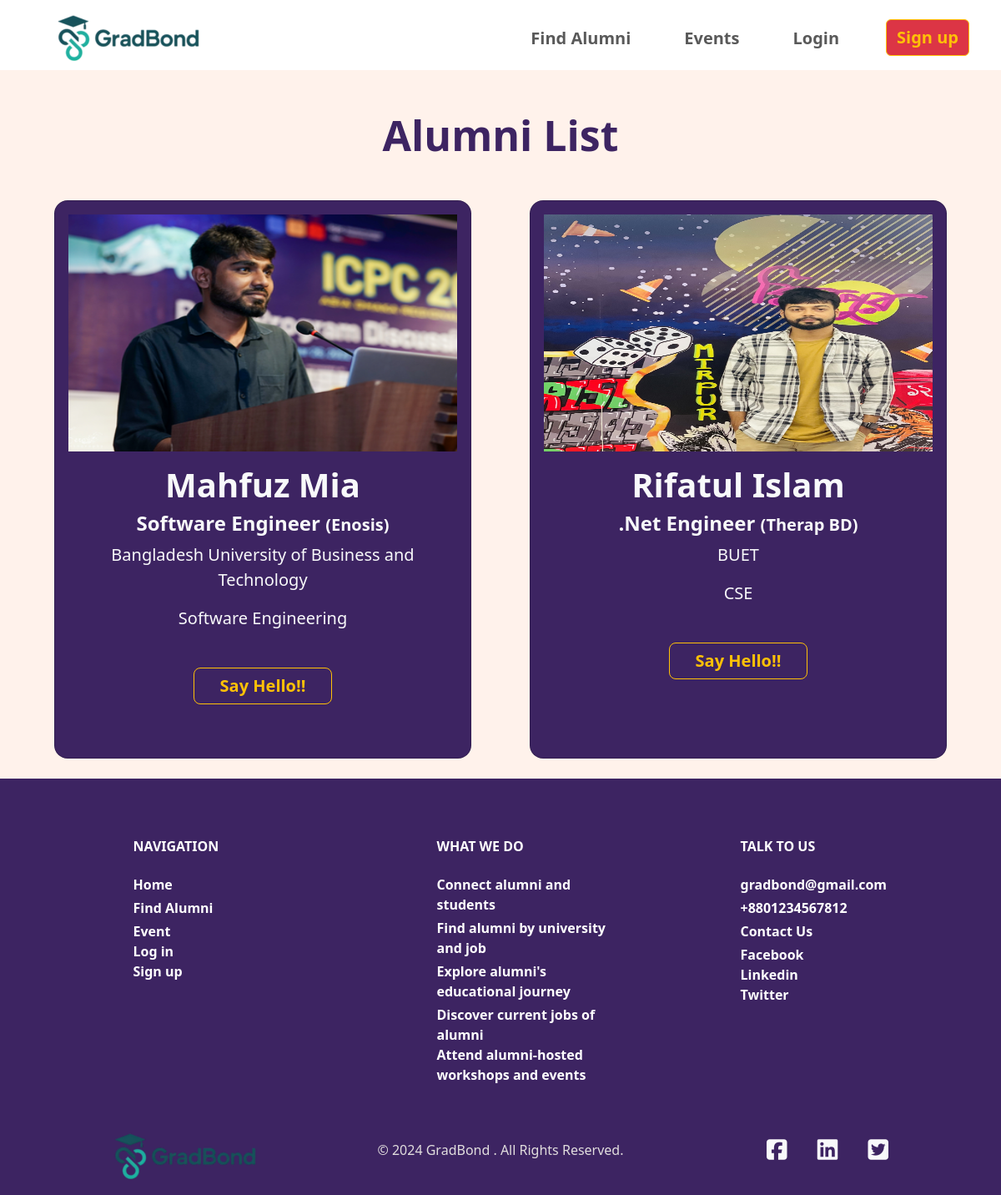
The page /search-alumni/ on the database as committed earlier.
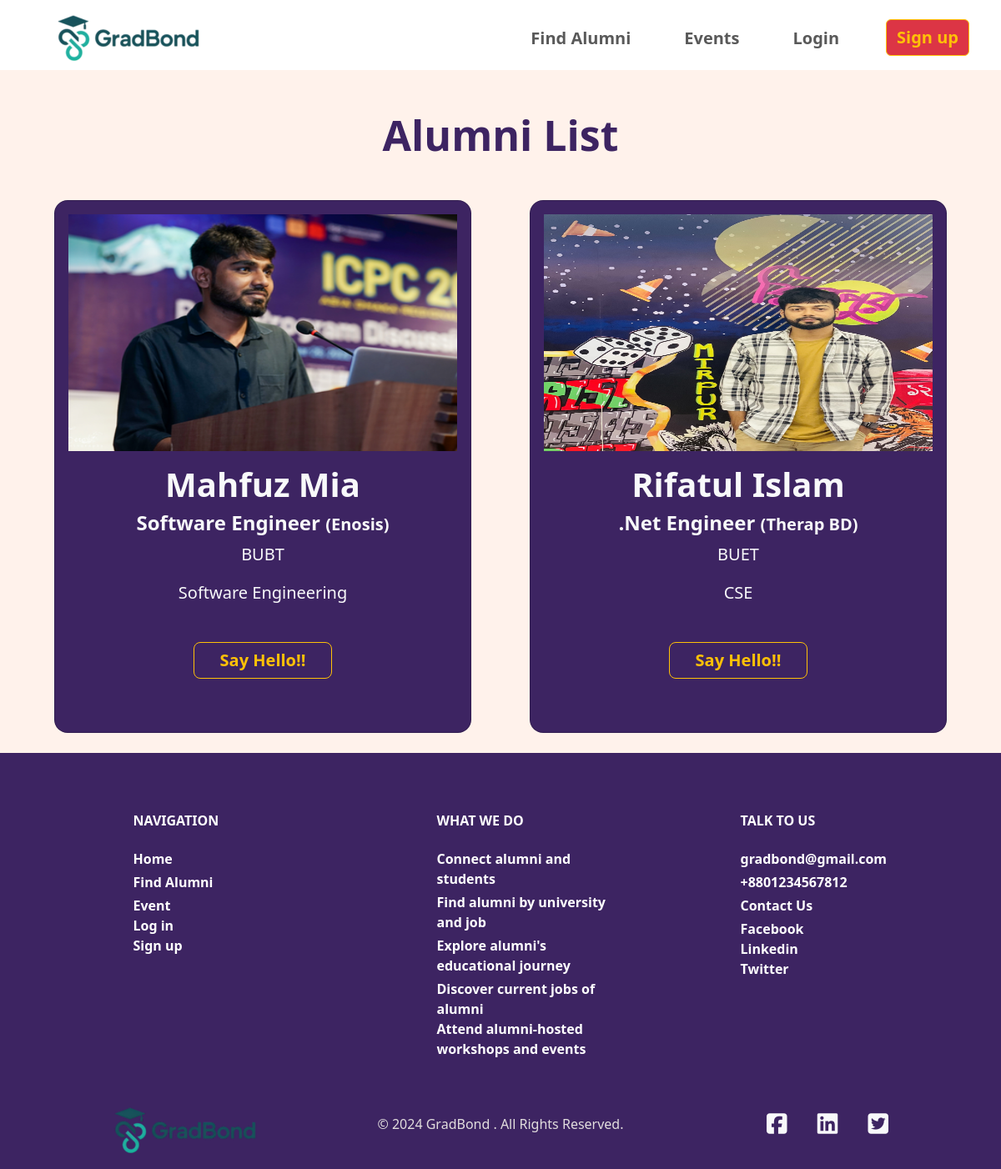
The same page on the database as committed later.
### authentication/models.py (models this page shows, shortened)
class alumniProfile(models.Model):
    user = models.OneToOneField(User, on_delete=models.CASCADE)
    full_name = models.CharField(max_length=100)
    university = models.CharField(max_length=100)
    dept = models.CharField(max_length=100)
    student_id = models.CharField(max_length=100)
    email = models.EmailField()
    graduation_year = models.IntegerField()
    company = models.CharField(max_length=100)
    job_title = models.CharField(max_length=100)
    linkedin = models.URLField()
    image = models.ImageField(upload_to='alumni/', default='alumni/default.png', blank=True, null=True)

### core/views.py (the view, shortened to what this page needs)
# urls.py: path('search-alumni/', views.search_alumni, name='search_alumni'),
def search_alumni(request):
    if request.method == 'GET':
        university = request.GET.get('university')
        dept = request.GET.get('dept')
        company = request.GET.get('company')
        job_title = request.GET.get('job_title')
        randomKey = request.GET.get('randomKey')
        alumni = alumniProfile.objects.all()
        if university:
            alumni = alumni.filter(university__icontains=university)
        if dept:
            alumni = alumni.filter(dept__icontains=dept)
        if company:
            alumni = alumni.filter(company__icontains=company)
        if job_title:
            alumni = alumni.filter(job_title__icontains=job_title)
        return render(request, 'core/alumni_list.html', {'alumni_list': alumni})
    return render(request, 'core/find_alumni.html')

### templates/core/alumni_list.html (shortened to what this page needs)
{% extends 'base.html' %}
{% load static %}
{% block extra_css %}
<link rel="stylesheet" href="{% static 'CSS/list_alumni.css' %}">
{% endblock %}
{% block content %}
<div class="container-fluid main">
    <div class="container main">
        {% if alumni_list %}
        <div class="row text-center pt-5 fw-bolder">
            <h1 class="writeh1">Alumni List</h1>
        </div>
        <div class="row mt-3 d-flex justify-content-center">
            {% for alumni in alumni_list %}
            <div class="col-lg-6 col-md-12 col-12 p-4 d-flex justify-content-center">
                <div class="card rounded-4 pic" style="background-color: #3D2462; width: 500px;">
                    <img src="{{alumni.image.url}}" class="card-img-top img-rounded pt-3 ps-3 pe-3" alt="{{alumni.full_name}}" height="300px">
                    <div class="card-body text-center">
                        <h1 class="card-title text-light fw-bolder">{{alumni.full_name}}</h1>
                        <h4 class="card-title text-light fw-bolder">{{alumni.job_title}}
                            <span style="font-size: 20px;">({{alumni.company}})</span>
                        </h4>
                        <p class="card-text text-light fs-5">{{alumni.university}}</p>
                        <p class="card-text text-light fs-5">{{alumni.dept}}</p><br>
                        {% if user.is_authenticated %}
                        <div class="row d-flex justify-content-around">
                            <div class="col-lg-6 col-md-6 col-10">
                                <a href="mailto:{{alumni.email}}" class="btn btn-outline-warning w-75 rounded-3 fs-5 fw-bolder mt-1" target="_blank">Email</a>
                            </div>
                            <div class="col-lg-6 col-md-6 col-10">
                                <a href="{{alumni.linkedin}}" class="btn btn-outline-primary w-75 rounded-3 fs-5 fw-bolder mt-1" target="_blank">Linkedin</a>
                            </div>
                        </div><br><br>
                        {% else %}
                        <div class="row d-flex justify-content-around">
                            <div class="col-lg-6 col-md-6 col-10">
                                <a href="{% url 'signin' %}" class="btn btn-outline-warning w-75 rounded-3 fs-5 fw-bolder mt-1" >Say Hello!!</a>
                            </div>
                        </div><br><br>
                        {% endif %}
                    </div>
                </div>
            </div>
            {% endfor %}
        </div>
        {% else %}
        <div class="row text-center pt-5 fw-bolder">
            <h1 style="padding-bottom: 100px; padding-top: 100px;">No alumni found matching your criteria.</h1> <br> <br> <br>
        {% endif %}
    </div>
</div>
{% endblock %}

Rows that differ between the two databases and show on the page:
changed alumniProfile "Mahfuz Mia": university "Bangladesh University of Business and Technology" → "BUBT"
